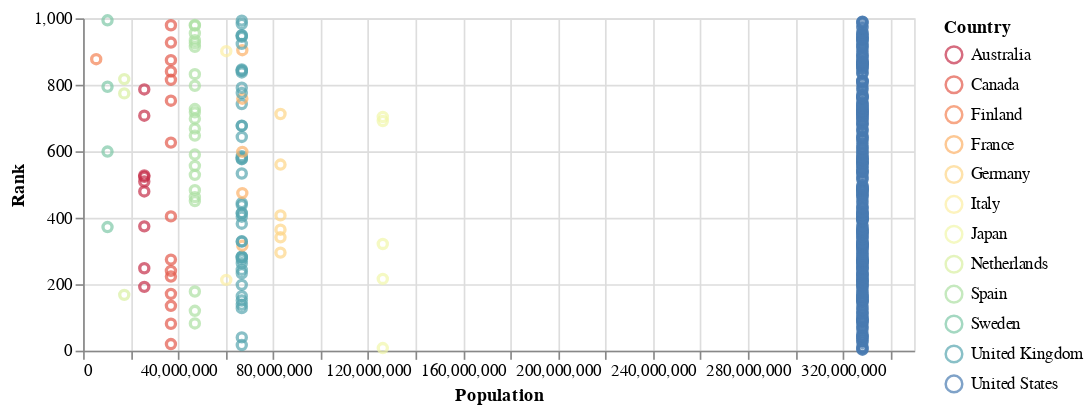

The notebook cell this image was saved under:
### Code cell
import altair as alt

alt.Chart(data).mark_point().encode(
    x="Population",
    y="Rank",
    color=alt.Color("Country", scale=alt.Scale(scheme="spectral")),
    tooltip=["Country", "Population"]
).properties(
  width=500,
  height=200
)

### Figure 1 — Vega-Lite specification as saved in the notebook (floating-point values rounded to 4 significant figures; data arrays with more than 128 entries replaced by an {"elided": "..."} marker saying what was removed)
{"config": {"view": {"continuousWidth": 400, "continuousHeight": 300}}, "data": {"name": "data-1c6e7046783e2e5ca5bb58a6ee28fa74"}, "mark": "point", "encoding": {"color": {"field": "Country", "scale": {"scheme": "spectral"}, "type": "nominal"}, "tooltip": [{"field": "Country", "type": "nominal"}, {"field": "Population", "type": "quantitative"}], "x": {"field": "Population", "type": "quantitative"}, "y": {"field": "Rank", "type": "quantitative"}}, "height": 200, "width": 500, "$schema": "https://vega.github.io/schema/vega-lite/v4.17.0.json", "datasets": {"data-1c6e7046783e2e5ca5bb58a6ee28fa74": {"elided": "425 records"}}}
